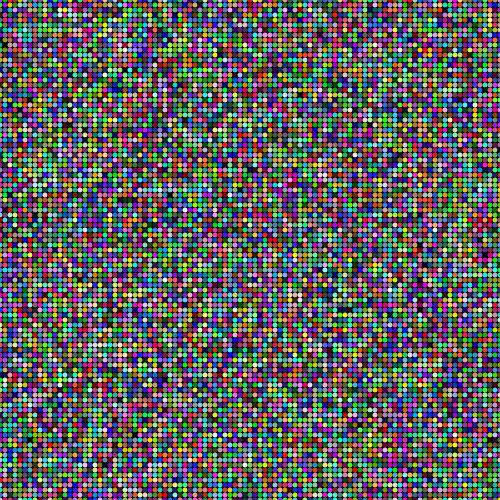
Frame 1 (no input)
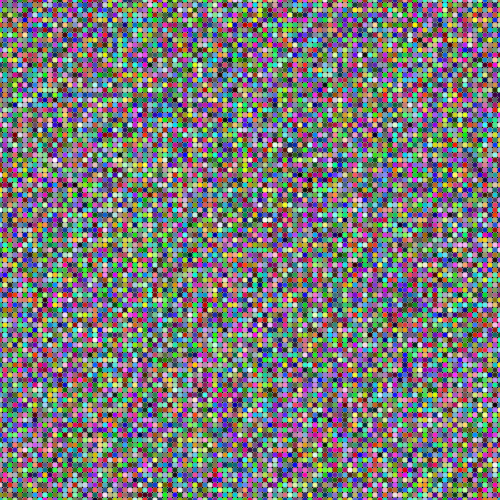
Frame 60 (the mouse pressed at the canvas centre just before this capture)
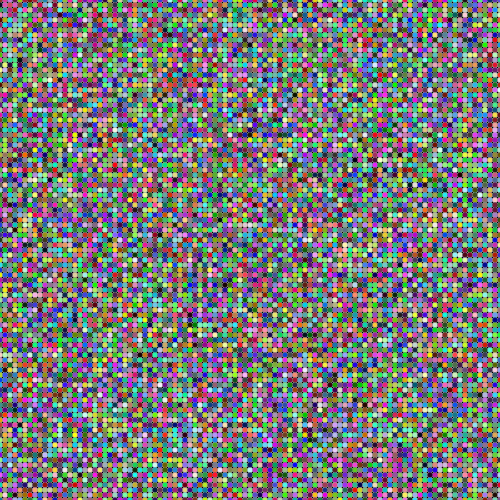
Frame 120 (the mouse held since frame 60 and released just before this capture)

The Processing sketch that drew these frames (run headless with seeded random() and noise(); from frame 60 on, the mouse is pressed at the canvas centre):

// Processing sketch: processing_139659
// ── processing_139659.pde

//Emma Grapek - Creative Computing - Section B - Week 5

void setup() {
  size(500, 500);
  smooth();
  background(0);
  frameRate(10);
}

void draw() {
  noStroke();
  for (int x = 0; x <= width; x += 5) {
    for (int y = 0; y <= height; y += 5) {

      fill (random(0, 255), random(0, 255), random(0, 255));
      ellipse(x, y, 5, 5);
    }
  }
}
